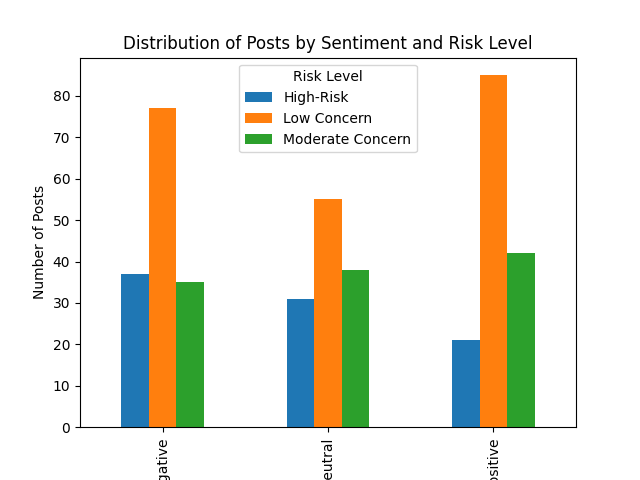

Write the Python code that produced this figure.
import pandas as pd
import numpy as np
import matplotlib.pyplot as plt
from textblob import TextBlob
from sklearn.feature_extraction.text import TfidfVectorizer

df = pd.read_csv('issr-task-1.csv')

# Sentiment Analysis using TextBlob
def get_sentiment(text):
    sentiment = TextBlob(text).sentiment.polarity
    if sentiment > 0.05:
        return 'Positive'
    elif sentiment < -0.05:
        return 'Negative'
    else:
        return 'Neutral'

df['Sentiment'] = df['Content'].apply(get_sentiment)

# TF-IDF for high-risk term detection
high_risk_terms = ['suicide', 'kill', 'die', 'end my life', 'no reason to live']
tfidf = TfidfVectorizer(vocabulary=high_risk_terms)
tfidf_matrix = tfidf.fit_transform(df['Content'])

# Risk Level Classification
def get_risk_level(text, tfidf_score):
    if any(term in text.lower() for term in high_risk_terms) or np.sum(tfidf_score) > 0:
        return 'High-Risk'
    elif any(word in text.lower() for word in ['help', 'struggle', 'lost']):
        return 'Moderate Concern'
    else:
        return 'Low Concern'

df['Risk_level'] = df.apply(lambda row: get_risk_level(row['Content'], tfidf_matrix[row.name].toarray()[0]), axis=1)

# Display results
print(df)

# Create a plot showing distribution of posts by sentiment and risk category
plt.figure(figsize=(10, 6))
df.groupby(['Sentiment', 'Risk_level']).size().unstack().plot(kind='bar')
plt.title('Distribution of Posts by Sentiment and Risk Level')
plt.xlabel('Sentiment')
plt.ylabel('Number of Posts')
plt.legend(title='Risk Level')
plt.savefig('script-2.png')